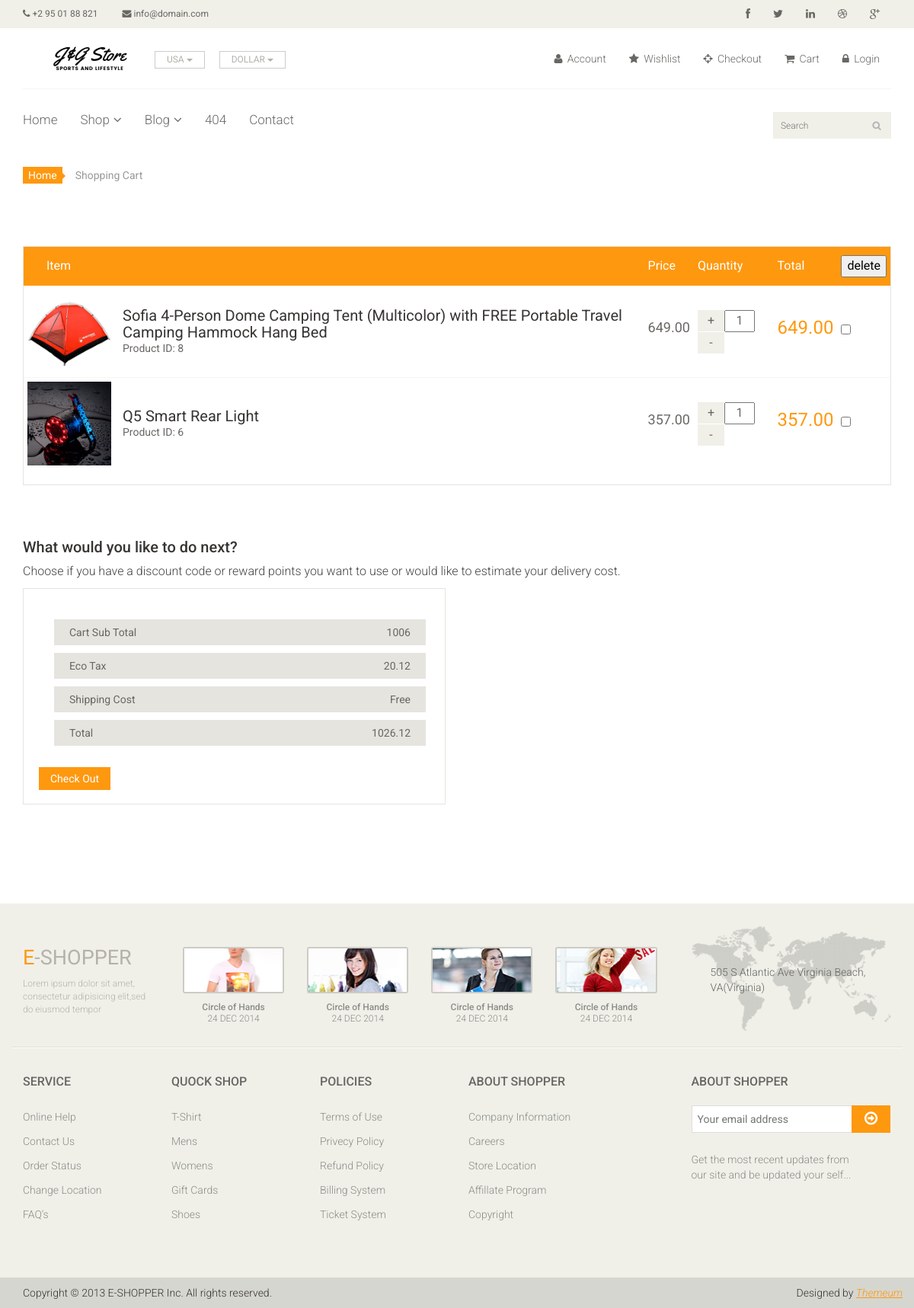
The app's page /cart.php with its own data.
### tables this page shows
CREATE TABLE `cart` (
  `cart_id` int(11) NOT NULL,
  `prod_id` int(11) DEFAULT NULL,
  `prod_price` float(9,2) DEFAULT NULL,
  `quantity` int(11) DEFAULT NULL,
  `total` float(7,2) NOT NULL,
  `prod_name` varchar(200) DEFAULT NULL,
  `img` varchar(100) DEFAULT NULL
);

CREATE TABLE `products` (
  `prod_id` int(12) NOT NULL,
  `prod_name` varchar(100) DEFAULT NULL,
  `prod_description` varchar(500) DEFAULT NULL,
  `prod_quantity` int(15) DEFAULT NULL,
  `prod_price` float(7,2) DEFAULT NULL,
  `prod_brand` varchar(25) DEFAULT NULL,
  `prod_category` varchar(25) DEFAULT NULL,
  `prod_image` blob DEFAULT NULL,
  `img` text DEFAULT NULL,
  `prod_feat` tinyint(1) NOT NULL
);

### cart.php (the view, shortened to what this page needs)
<?php
		$server_name="localhost";
	$username="root";
	$password="";
	$database_name="jandgdb";
	 $port = 3306;
	$conn= mysqli_connect($server_name, $username, $password, $database_name, $port);
?>
<!DOCTYPE html>
<html lang="en">
<head>
    <link href="css/bootstrap.min.css" rel="stylesheet">
    <link href="css/font-awesome.min.css" rel="stylesheet">
    <link href="css/prettyPhoto.css" rel="stylesheet">
    <link href="css/price-range.css" rel="stylesheet">
    <link href="css/animate.css" rel="stylesheet">
	<link href="css/main.css" rel="stylesheet">
	<link href="css/responsive.css" rel="stylesheet">
</head>
<body>
	<header id="header">
		<div class="header_top">
			<div class="container">
				<div class="row">
					<div class="col-sm-6">
						<div class="contactinfo">
							<ul class="nav nav-pills">
								<li><a href=""><i class="fa fa-phone"></i> +2 95 01 88 821</a></li>
								<li><a href=""><i class="fa fa-envelope"></i> info@domain.com</a></li>
							</ul>
						</div>
					</div>
					<div class="col-sm-6">
						<div class="social-icons pull-right">
							<ul class="nav navbar-nav">
								<li><a href=""><i class="fa fa-facebook"></i></a></li>
								<li><a href=""><i class="fa fa-twitter"></i></a></li>
								<li><a href=""><i class="fa fa-linkedin"></i></a></li>
								<li><a href=""><i class="fa fa-dribbble"></i></a></li>
								<li><a href=""><i class="fa fa-google-plus"></i></a></li>
							</ul>
						</div>
					</div>
				</div>
			</div>
		</div>
		<div class="header-middle">
			<div class="container">
				<div class="row">
					<div class="col-md-4 clearfix">
						<div class="logo pull-left">
							<a href="index.php"><img src="images/home/logo.png" alt="" /></a>
						</div>
						<div class="btn-group pull-right clearfix">
							<div class="btn-group">
								<button type="button" class="btn btn-default dropdown-toggle usa" data-toggle="dropdown">
									USA
									<span class="caret"></span>
								</button>
							</div>
							<div class="btn-group">
								<button type="button" class="btn btn-default dropdown-toggle usa" data-toggle="dropdown">
									DOLLAR
									<span class="caret"></span>
								</button>
							</div>
						</div>
					</div>
					<div class="col-md-8 clearfix">
						<div class="shop-menu clearfix pull-right">
							<ul class="nav navbar-nav">
								<li><a href=""><i class="fa fa-user"></i> Account</a></li>
								<li><a href=""><i class="fa fa-star"></i> Wishlist</a></li>
								<li><a href="checkout.html"><i class="fa fa-crosshairs"></i> Checkout</a></li>
								<li><a href="cart.php"><i class="fa fa-shopping-cart"></i> Cart</a></li>
								<li><a href="login.php"><i class="fa fa-lock"></i> Login</a></li>
							</ul>
						</div>
					</div>
				</div>
			</div>
		</div>
		<div class="header-bottom">
			<div class="container">
				<div class="row">
					<div class="col-sm-9">
						<div class="mainmenu pull-left">
							<ul class="nav navbar-nav collapse navbar-collapse">
								<li><a href="index.php">Home</a></li>
								<li class="dropdown"><a href="#">Shop<i class="fa fa-angle-down"></i></a>
                                </li>
								<li class="dropdown"><a href="#">Blog<i class="fa fa-angle-down"></i></a>
                                </li>
								<li><a href="404.html">404</a></li>
								<li><a href="contact-us.html">Contact</a></li>
							</ul>
						</div>
					</div>
					<div class="col-sm-3">
						<div class="search_box pull-right">
							<input type="text" placeholder="Search"/>
						</div>
					</div>
				</div>
			</div>
		</div>
	</header>
	<section id="cart_items">
		<div class="container">
			<div class="breadcrumbs">
				<ol class="breadcrumb">
				  <li><a href="#">Home</a></li>
				  <li class="active">Shopping Cart</li>
				</ol>
			</div>
			<div class="table-responsive cart_info">
				<table class="table table-condensed">
					<thead>
						<tr class="cart_menu">
							<td class="image">Item</td>
							<td class="description"></td>
							<td class="price">Price</td>
							<td class="quantity">Quantity</td>
							<td class="total">Total</td>
							<td class="delete"><form id="my_form" method="POST" action="cart.php"><input type="submit" name="Delete" value="delete" onClick="reload"></form></td>
						</tr>
					</thead>
					<tbody>
						<?php
							$subtotal=0;
							$query = "select products.prod_price,products.prod_id,products.prod_name, products.img, cart.quantity, cart.total from products, cart where products.prod_id = cart.prod_id;";
							$result = $conn -> query($query);
							if($result-> num_rows > 0){
								while ($row = $result->fetch_assoc()){
						?>
						<tr>
							<td class="cart_product">
								<a href=""><img src="<?php echo $row['img']; ?>" alt="" height="110px" width="110px"></a>
							</td>
							<td class="cart_description">
								<h4><a href="#"><?php echo $row['prod_name']; ?></a></h4>
								<p>Product ID: <?php echo $row['prod_id']; ?></p>
							</td>
							<td class="cart_price">
								<p><?php echo $row['prod_price']; ?></p>
							</td>
							<td class="cart_quantity">
								<div class="cart_quantity_button">
									<a class="cart_quantity_up" href=""> + </a>
									<input class="cart_quantity_input" type="text" name="quantity" value="<?php echo $row['quantity']; ?>" autocomplete="off" size="2">
									<a class="cart_quantity_down" href=""> - </a>
								</div>
							</td>
							<td class="cart_total">
								<p class="cart_total_price"><?php $subtotal+=$row['total']; echo $row['total']; ?></p>
							</td>
							<td class="cart_delete">
								<input type="checkbox" form="my_form" name="delete[]" id="<?php echo$row['prod_id'];?>" value="<?php echo$row['prod_id'];?>" />
							</td>
						</tr>
						<?php
								}
							}
							else{
								echo "nosers";
							}
						?>
					</tbody>
				</table>
			</div>
		</div>
	</section>
	<section id="do_action">
		<div class="container">
			<div class="heading">
				<h3>What would you like to do next?</h3>
				<p>Choose if you have a discount code or reward points you want to use or would like to estimate your delivery cost.</p>
			</div>
			<div class="row">
				<div class="col-sm-6">
					<div class="total_area">
						<ul>
							<li>Cart Sub Total <span><?php echo$subtotal;?></span></li>
							<li>Eco Tax <span><?php echo number_format(($subtotal*.02), 2, '.', '');?></span></li>
							<li>Shipping Cost <span>Free</span></li>
							<li>Total <span><?php echo number_format(($subtotal*.02+$subtotal), 2, '.', '');?></span></li>
						</ul>
							<a class="btn btn-default check_out" href="javascript:alert('Proceed to payment option.')">Check Out</a>
					</div>
				</div>
			</div>
		</div>
	</section>
	<footer id="footer">
		<div class="footer-top">
			<div class="container">
				<div class="row">
					<div class="col-sm-2">
						<div class="companyinfo">
							<h2><span>e</span>-shopper</h2>
							<p>Lorem ipsum dolor sit amet, consectetur adipisicing elit,sed do eiusmod tempor</p>
						</div>
					</div>
					<div class="col-sm-7">
						<div class="col-sm-3">
							<div class="video-gallery text-center">
								<a href="#">
									<div class="iframe-img">
										<img src="images/home/iframe1.png" alt="" />
									</div>
								</a>
								<p>Circle of Hands</p>
								<h2>24 DEC 2014</h2>
							</div>
						</div>
						<div class="col-sm-3">
							<div class="video-gallery text-center">
								<a href="#">
									<div class="iframe-img">
										<img src="images/home/iframe2.png" alt="" />
									</div>
								</a>
								<p>Circle of Hands</p>
								<h2>24 DEC 2014</h2>
							</div>
						</div>
						<div class="col-sm-3">
							<div class="video-gallery text-center">
								<a href="#">
									<div class="iframe-img">
										<img src="images/home/iframe3.png" alt="" />
									</div>
								</a>
								<p>Circle of Hands</p>
								<h2>24 DEC 2014</h2>
							</div>
						</div>
						<div class="col-sm-3">
							<div class="video-gallery text-center">
								<a href="#">
									<div class="iframe-img">
										<img src="images/home/iframe4.png" alt="" />
									</div>
								</a>
								<p>Circle of Hands</p>
								<h2>24 DEC 2014</h2>
							</div>
						</div>
					</div>
					<div class="col-sm-3">
						<div class="address">
							<img src="images/home/map.png" alt="" />
							<p>505 S Atlantic Ave Virginia Beach, VA(Virginia)</p>
						</div>
					</div>
				</div>
			</div>
		</div>
		<div class="footer-widget">
			<div class="container">
				<div class="row">
					<div class="col-sm-2">
						<div class="single-widget">
							<h2>Service</h2>
							<ul class="nav nav-pills nav-stacked">
								<li><a href="">Online Help</a></li>
								<li><a href="">Contact Us</a></li>
								<li><a href="">Order Status</a></li>
								<li><a href="">Change Location</a></li>
								<li><a href="">FAQ’s</a></li>
							</ul>
						</div>
					</div>
					<div class="col-sm-2">
						<div class="single-widget">
							<h2>Quock Shop</h2>
							<ul class="nav nav-pills nav-stacked">
								<li><a href="">T-Shirt</a></li>
								<li><a href="">Mens</a></li>
								<li><a href="">Womens</a></li>
								<li><a href="">Gift Cards</a></li>
								<li><a href="">Shoes</a></li>
							</ul>
						</div>
					</div>
					<div class="col-sm-2">
						<div class="single-widget">
							<h2>Policies</h2>
							<ul class="nav nav-pills nav-stacked">
								<li><a href="">Terms of Use</a></li>
								<li><a href="">Privecy Policy</a></li>
								<li><a href="">Refund Policy</a></li>
								<li><a href="">Billing System</a></li>
								<li><a href="">Ticket System</a></li>
							</ul>
						</div>
					</div>
					<div class="col-sm-2">
						<div class="single-widget">
							<h2>About Shopper</h2>
							<ul class="nav nav-pills nav-stacked">
								<li><a href="">Company Information</a></li>
								<li><a href="">Careers</a></li>
								<li><a href="">Store Location</a></li>
								<li><a href="">Affillate Program</a></li>
								<li><a href="">Copyright</a></li>
							</ul>
						</div>
					</div>
					<div class="col-sm-3 col-sm-offset-1">
						<div class="single-widget">
							<h2>About Shopper</h2>
							<form action="#" class="searchform">
								<input type="text" placeholder="Your email address" />
								<button type="submit" class="btn btn-default"><i class="fa fa-arrow-circle-o-right"></i></button>
								<p>Get the most recent updates from <br />our site and be updated your self...</p>
							</form>
						</div>
					</div>
				</div>
			</div>
		</div>
		<div class="footer-bottom">
			<div class="container">
				<div class="row">
					<p class="pull-left">Copyright © 2013 E-SHOPPER Inc. All rights reserved.</p>
					<p class="pull-right">Designed by <span><a target="_blank" href="http://www.themeum.com">Themeum</a></span></p>
				</div>
			</div>
		</div>
	</footer>
</body>
</html>

### records on screen
cart: shows a picture, prod.prod_name "Sofia 4-Person Dome Camping Tent (Multicolor) with FREE Portable Travel Camping Hammock Hang Bed", prod.prod_id "8", prod.prod_price "649.00", quantity "1", total "649.00"
cart: shows a picture, prod.prod_name "Q5 Smart Rear Light", prod.prod_id "6", prod.prod_price "357.00", quantity "1", total "357.00"

### other values on screen
$subtotal "1006"
$subtotal*.02 "20.12"
$subtotal*.02+$subtotal "1026.12"
